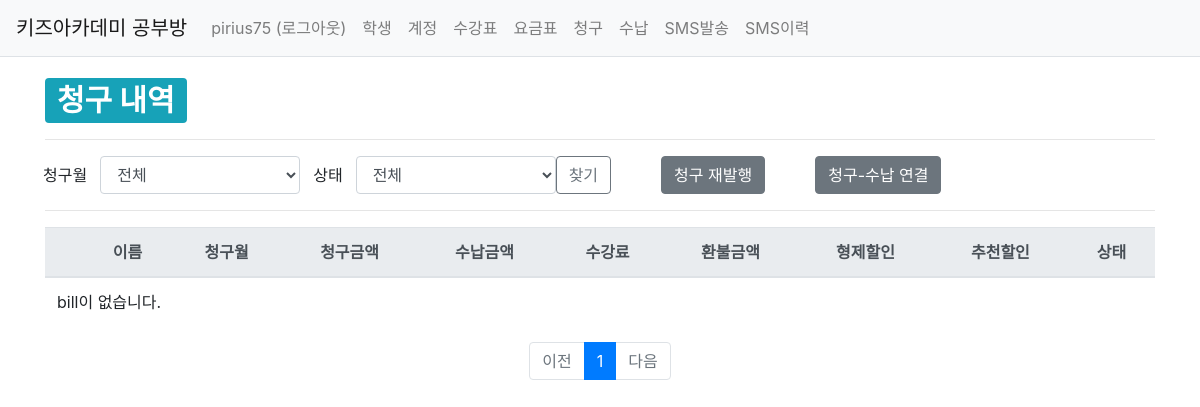
The page /studyroom/bill/ (signed in) on the database as committed earlier.
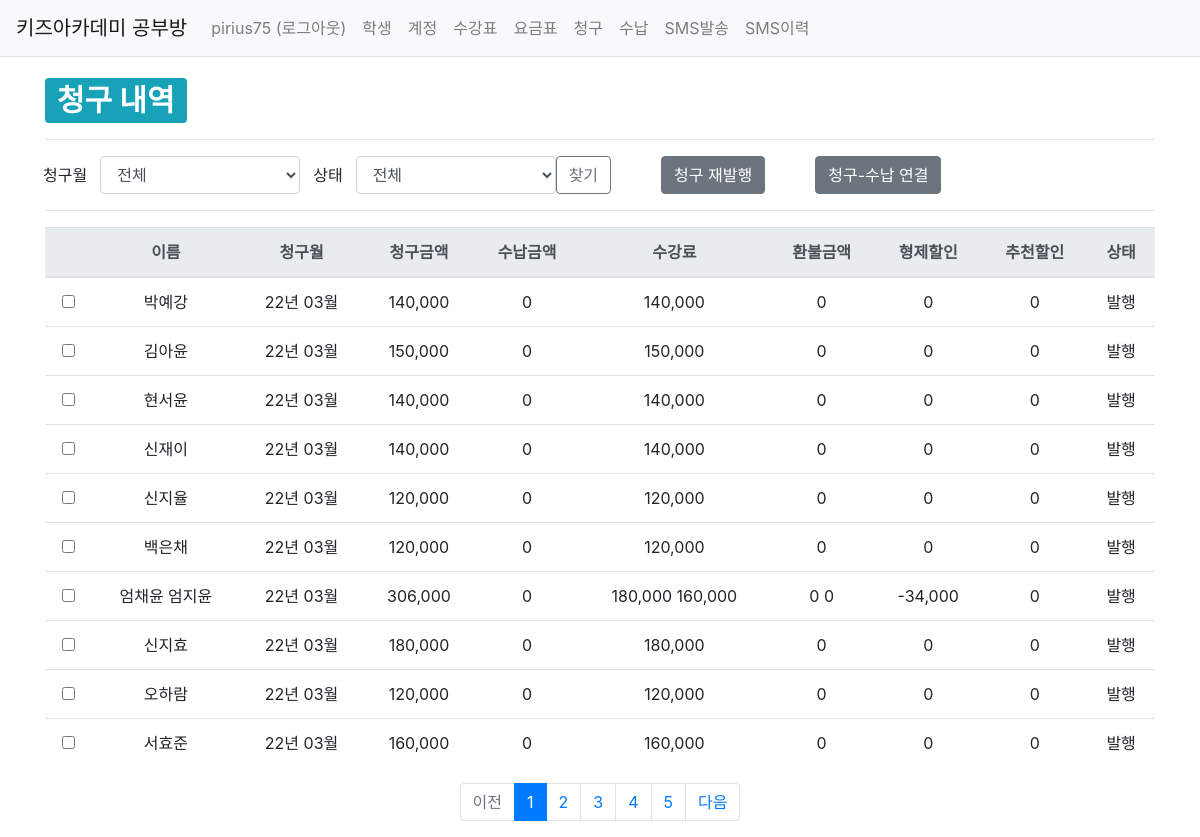
The same page on the database as committed later.
### studyroom/models.py (models this page shows, shortened)
class Bill(models.Model):
    BillStatus_choices = (
        ('OP', '발행'),
        ('FP', '완납'),
        ('PP', '부분납'),
    )
    class PayType(models.TextChoices):
        김포페이 = 'KP'
        계좌이체 = 'AT'
    account = models.ForeignKey(Account, on_delete=models.SET_NULL, null=True)
    bill_status = models.CharField(max_length=2, choices=BillStatus_choices)
    bill_mt = models.CharField(max_length=6)
    bill_amt = models.IntegerField(null=True, blank=True)
    base_amt = models.IntegerField(null=True, blank=True)
    brother_base_amt = models.IntegerField(null=True, blank=True, default=0)
    refund_amt = models.IntegerField(null=True, blank=True, default=0)
    brother_refund_amt = models.IntegerField(null=True, blank=True, default=0)
    brother_dc_amt = models.IntegerField(null=True, blank=True, default=0)
    recommend_dc_amt = models.IntegerField(null=True, blank=True, default=0)
    pay_amt = models.IntegerField(null=True, blank=True, default=0)
    pay_type = models.CharField(max_length=2, choices=PayType.choices, null=True, blank=True)
    pay_dt = models.CharField(max_length=8, null=True, blank=True)
    pay_id = models.IntegerField(null=True, blank=True)
    create_date = models.DateTimeField()
    modify_date = models.DateTimeField(auto_now=True)

class Account(models.Model):
    user = models.ForeignKey(User, on_delete=models.SET_NULL, null=True)
    student = models.ForeignKey(Student, on_delete=models.SET_NULL, null=True)
    payer = models.CharField(max_length=40, null=True, blank=True)
    payer_phone_num = models.CharField(max_length=11, null=True, blank=True)
    sms_phone_num = models.CharField(max_length=11, null=True, blank=True)
    recommend_dc_start = models.CharField(max_length=6, null=True, blank=True, default='yyyymm')
    recommend_dc_end = models.CharField(max_length=6, null=True, blank=True, default='yyyymm')
    create_date = models.DateTimeField()
    modify_date = models.DateTimeField(null=True, blank=True)

class Student(models.Model):
    Grade_choices = (
        ('Y6','6세'),
        ('Y7','7세'),
        ('E1','1학년'),
        ('E2','2학년'),
        ('E3','3학년'),
        ('E4','4학년'),
        ('E5','5학년'),
        ('E6','6학년'),
    )
    user = models.ForeignKey(User, on_delete=models.SET_NULL, null=True)
    brother = models.ForeignKey('self', on_delete=models.SET_NULL, null=True, blank=True)
    name = models.CharField(max_length=20)
    grade = models.CharField(max_length=2, choices=Grade_choices)
    create_date = models.DateTimeField()
    modify_date = models.DateTimeField(null=True, blank=True)
    delete_yn = models.CharField(max_length=1, default='n')

### studyroom/views/bill_views.py (the view)
@login_required(login_url='common:login')
def bill_list(request):
    logger.info("INFO 레벨로 출력")
    """
    청구 목록 출력
    """
    page = request.GET.get('page', '')  # 페이지
    billmt = request.GET.get('billmt', '')  # 검색어
    billstatus = request.GET.get('billstatus', '')  # 검색어
    bill_list = Bill.objects.order_by('id')
    if billmt:
        bill_list = bill_list.filter(
            Q(bill_mt__icontains=billmt)   # 청구월 검색
        ).distinct()
    if billstatus:
        bill_list = bill_list.filter(
            Q(bill_status__icontains=billstatus)   # 청구상태 검색
        ).distinct()
    bml = Bill.objects.all().values('bill_mt').distinct()
    bsl = Bill.objects.all().values('bill_status').distinct()
    paginator = Paginator(bill_list, 10)  # 페이지당 10개씩 보여주기
    page_obj = paginator.get_page(page)
    context = {'bill_list': page_obj, 'page': page, 'billmt': billmt, 'billstatus':billstatus, 'bml':bml, 'bsl':bsl}
    return render(request, 'studyroom/bill_list.html', context)

### templates/studyroom/bill_list.html (shortened to what this page needs)
{% extends 'base.html' %}
{% load studyroom_filter %}
{% load humanize %}
{% block content %}
<div class="container my-3">
    <div>
        <h1>
            <span class="badge badge-info">청구 내역</span>
        </h1>
    </div>
    <hr class="my-3">
    <form id="billsaveForm" method="post" action="{% url 'studyroom:bill_save' %}">
    <div class="row">
        <div class="col-xs-2">
            <button class="btn " type="button" >청구월</button>
        </div>
        <div class="col-xs-2">
            <select name='billmt' class="form-control billmt" value="{{ billmt|default_if_none:'' }}"
                    style="width:200px;">
                <option selected value="">전체</option>
            </select>
        </div>
        <div class="col-xs-2">
            <button class="btn " type="button" >상태</button>
        </div>
        <div class="col-xs-2">
            <select name='billstatus' class="form-control billstatus" value="{{ billstatus|default_if_none:'' }}"
                    style="width:200px;">
                <option value='' selected>전체</option>
            </select>
        </div>
        <div class="col-xs-2">
            <button class="btn btn-outline-secondary" type="button" id="btn_search">찾기</button>
        </div>
        <div class="col-xs-2" style="width:50px">
        </div>
            <div class="col-xs-2">
                <button class="btn btn-secondary" type="button" id="btn_bill_save">청구 재발행</button>
            </div>
        <div class="col-xs-2" style="width:50px">
        </div>
        <div class="col-xs-2">
            <button class="btn btn-secondary" type="button" id="btn_bill_pay">청구-수납 연결</button>
        </div>
    </div>
    <hr class="my-3">
    <table class="table">
        <thead>
        <tr class="text-center thead-light">
            <th></th>
            <th>이름</th>
            <th>청구월</th>
            <th>청구금액</th>
            <th>수납금액</th>
            <th>수강료</th>
            <th>환불금액</th>
            <th>형제할인</th>
            <th>추천할인</th>
            <th>상태</th>
        </tr>
        </thead>
        <tbody>
        {% if bill_list %}
        {% for bill in bill_list %}
        <tr class="text-center">
            <td>
                <input type="checkbox" name="bill_id" value={{ bill.id }}>
            </td>
            <td>{{ bill.account.student.name }} {{ bill.account.student.brother.name }}</td>
            <td>{{ bill.bill_mt|slice:"2:4" }}년 {{ bill.bill_mt|slice:"4:" }}월</td>
            <td>{{ bill.bill_amt|intcomma }}</td>
            <td>{{ bill.pay_amt|intcomma }}</td>
            <td>{{ bill.base_amt|intcomma }} {% if bill.account.student.brother %}{{ bill.brother_base_amt|intcomma }}{% endif %}</td>
            <td>{{ bill.refund_amt|intcomma }} {% if bill.account.student.brother %}{{ bill.brother_refund_amt|intcomma }}{% endif %}</td>
            <td>{{ bill.brother_dc_amt|intcomma }}</td>
            <td>{{ bill.recommend_dc_amt|intcomma }}</td>
            <td>{{ bill.get_bill_status_display }}</td>
        </tr>
        {% endfor %}
        {% else %}
        <tr>
            <td colspan="3">bill이 없습니다.</td>
        </tr>
        {% endif %}
        </tbody>
    </table>
    </form>
    <ul class="pagination justify-content-center">
        {% if bill_list.has_previous %}
        <li class="page-item">
            <a class="page-link" href="?page={{ bill_list.previous_page_number }}">이전</a>
        </li>
        {% else %}
        <li class="page-item disabled">
            <a class="page-link" tabindex="-1" aria-disabled="true" href="#">이전</a>
        </li>
        {% endif %}
        {% for page_number in bill_list.paginator.page_range %}
        {% if page_number >= bill_list.number|add:-5 and page_number <= bill_list.number|add:5 %}
            {% if page_number == bill_list.number %}
            <li class="page-item active" aria-current="page">
                <a class="page-link" href="?billmt={{ billmt }}&billstatus={{ billstatus }}&page={{ page_number }}">{{ page_number }}</a>
            </li>
            {% else %}
            <li class="page-item">
                <a class="page-link" href="?billmt={{ billmt }}&billstatus={{ billstatus }}&page={{ page_number }}">{{ page_number }}</a>
            </li>
            {% endif %}
        {% endif %}
        {% endfor %}
        {% if bill_list.has_next %}
        <li class="page-item">
            <a class="page-link" href="?billmt={{ billmt }}&billstatus={{ billstatus }}&page={{ bill_list.next_page_number }}">다음</a>
        </li>
        {% else %}
        <li class="page-item disabled">
            <a class="page-link" tabindex="-1" aria-disabled="true" href="#">다음</a>
        </li>
        {% endif %}
    </ul>
</div>
{% endblock %}

### templates/base.html (shortened to what this page needs)
{% load static %}
<!doctype html>
<html lang="ko">
<head>
    <link rel="stylesheet" type="text/css" href="{% static 'bootstrap.min.css' %}">
    <link rel="stylesheet" type="text/css" href="{% static 'style.css' %}">
</head>
<body>
{% include "navbar.html" %}
{% block content %}
{% endblock %}
</body>
</html>

### templates/navbar.html (shortened to what this page needs)
<nav class="navbar navbar-expand-lg navbar-light bg-light border-bottom">
    <a class="navbar-brand" href="{% url 'studyroom:index' %}">키즈아카데미 공부방</a>
    <div class="collapse navbar-collapse flex-grow-0" id="navbarNav">
        <ul class="navbar-nav">
            <li class="nav-item ">
                {% if user.is_authenticated %}
                <a class="nav-link" href="{% url 'common:logout' %}">{{ user.username }} (로그아웃)</a>
                {% else %}
                <a class="nav-link" href="{% url 'common:login' %}">로그인</a>
                {% endif %}
            </li>
            <li class="nav-item ">
                <a class="nav-link" href="{% url 'studyroom:index' %}">학생</a>
            </li>
            <li class="nav-item ">
                <a class="nav-link" href="{% url 'studyroom:account_list' %}">계정</a>
            </li>
            <li class="nav-item ">
                <a class="nav-link" href="{% url 'studyroom:sugang_list' %}">수강표</a>
            </li>
            <li class="nav-item ">
                <a class="nav-link" href="{% url 'studyroom:priceplan' %}">요금표</a>
            </li>
            <li class="nav-item ">
                <a class="nav-link" href="{% url 'studyroom:bill_list' %}">청구</a>
            </li>
            <li class="nav-item ">
                <a class="nav-link" href="{% url 'studyroom:pay_list' %}">수납</a>
            </li>
            <li class="nav-item ">
                <a class="nav-link" href="{% url 'studyroom:sms_send' %}">SMS발송</a>
            </li>
            <li class="nav-item ">
                <a class="nav-link" href="{% url 'studyroom:sms_list' %}">SMS이력</a>
            </li>
        </ul>
    </div>
</nav>

Rows that differ between the two databases and show on the page:
added Bill: account.student.name "박예강", bill_mt "22", bill_mt "03", bill_amt "140,000", pay_amt "0", base_amt "140,000", refund_amt "0", brother_dc_amt "0", recommend_dc_amt "0", bill_status "발행"
added Bill: account.student.name "김아윤", bill_mt "22", bill_mt "03", bill_amt "150,000", pay_amt "0", base_amt "150,000", refund_amt "0", brother_dc_amt "0", recommend_dc_amt "0", bill_status "발행"
added Bill: account.student.name "현서윤", bill_mt "22", bill_mt "03", bill_amt "140,000", pay_amt "0", base_amt "140,000", refund_amt "0", brother_dc_amt "0", recommend_dc_amt "0", bill_status "발행"
added Bill: account.student.name "신재이", bill_mt "22", bill_mt "03", bill_amt "140,000", pay_amt "0", base_amt "140,000", refund_amt "0", brother_dc_amt "0", recommend_dc_amt "0", bill_status "발행"
added Bill: account.student.name "신지율", bill_mt "22", bill_mt "03", bill_amt "120,000", pay_amt "0", base_amt "120,000", refund_amt "0", brother_dc_amt "0", recommend_dc_amt "0", bill_status "발행"
added Bill: account.student.name "백은채", bill_mt "22", bill_mt "03", bill_amt "120,000", pay_amt "0", base_amt "120,000", refund_amt "0", brother_dc_amt "0", recommend_dc_amt "0", bill_status "발행"
added Bill: account.student.name "엄채윤", account.student.brother.name "엄지윤", bill_mt "22", bill_mt "03", bill_amt "306,000", pay_amt "0", base_amt "180,000", brother_base_amt "160,000", refund_amt "0", brother_refund_amt "0", brother_dc_amt "-34,000", recommend_dc_amt "0", bill_status "발행"
added Bill: account.student.name "신지효", bill_mt "22", bill_mt "03", bill_amt "180,000", pay_amt "0", base_amt "180,000", refund_amt "0", brother_dc_amt "0", recommend_dc_amt "0", bill_status "발행"
added Bill: account.student.name "오하람", bill_mt "22", bill_mt "03", bill_amt "120,000", pay_amt "0", base_amt "120,000", refund_amt "0", brother_dc_amt "0", recommend_dc_amt "0", bill_status "발행"
added Bill: account.student.name "서효준", bill_mt "22", bill_mt "03", bill_amt "160,000", pay_amt "0", base_amt "160,000", refund_amt "0", brother_dc_amt "0", recommend_dc_amt "0", bill_status "발행"
Other text that changed with them:
new list line: "2"
new list line: "3"
new list line: "4"
new list line: "5"
text no longer shown: "bill이 없습니다."
